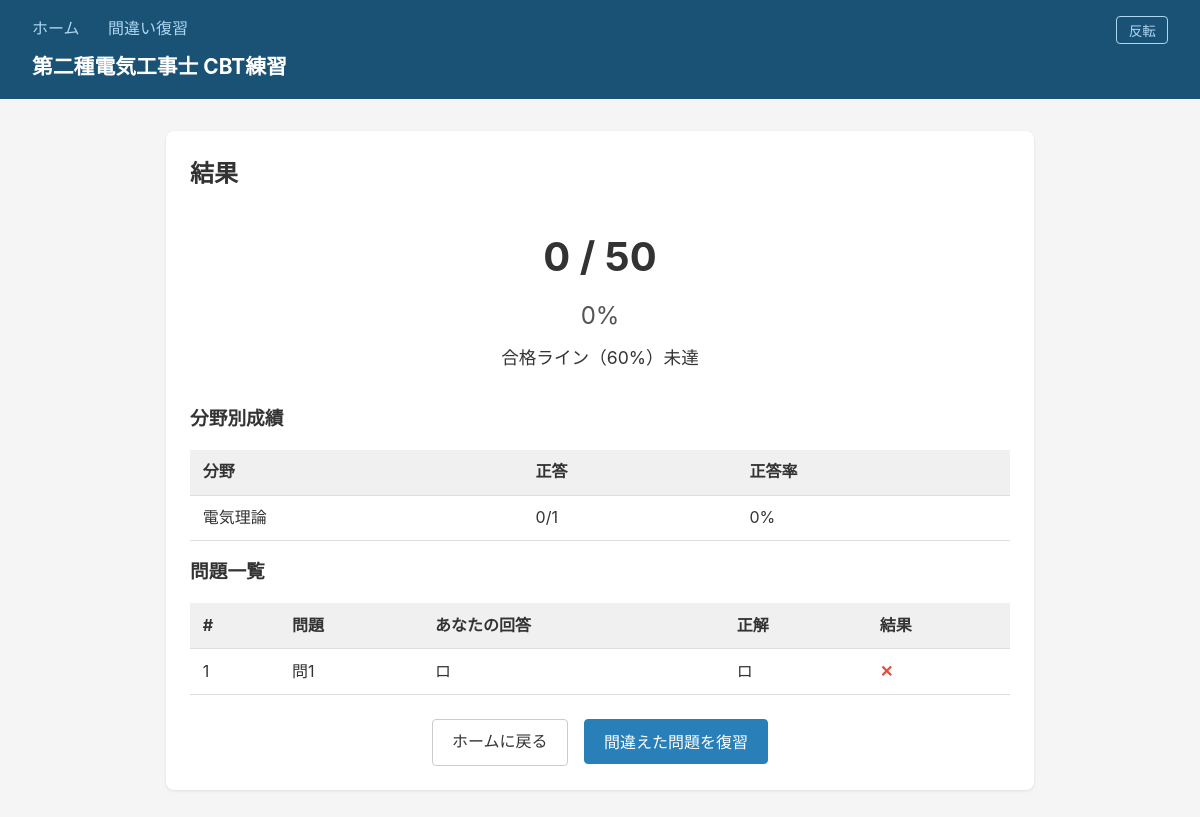
The app's page /result/7 with its own data.
### models.py (models this page shows, shortened)
class QuizSession(db.Model):
    __tablename__ = "quiz_sessions"
    id = db.Column(db.Integer, primary_key=True)
    category = db.Column(db.String(100), default="")
    total_count = db.Column(db.Integer, default=0)
    correct_count = db.Column(db.Integer, default=0)
    started_at = db.Column(db.DateTime, default=lambda: datetime.now(timezone.utc))
    finished_at = db.Column(db.DateTime, nullable=True)
    attempts = db.relationship("Attempt", backref="session", lazy=True)
    question_ids_json = db.Column(db.Text, default="[]")

class Attempt(db.Model):
    __tablename__ = "attempts"
    id = db.Column(db.Integer, primary_key=True)
    session_id = db.Column(db.Integer, db.ForeignKey("quiz_sessions.id"), nullable=False)
    question_id = db.Column(db.Integer, db.ForeignKey("questions.id"), nullable=False)
    selected = db.Column(db.Integer, nullable=True)  # ユーザーの選択 (0-3), null=未回答
    is_correct = db.Column(db.Boolean, nullable=True)
    created_at = db.Column(db.DateTime, default=lambda: datetime.now(timezone.utc))
    question = db.relationship("Question", lazy=True)

class Question(db.Model):
    __tablename__ = "questions"
    id = db.Column(db.Integer, primary_key=True)
    year = db.Column(db.String(4), nullable=False)
    half = db.Column(db.String(10), nullable=False)  # "upper" or "lower"
    number = db.Column(db.Integer, nullable=False)
    page = db.Column(db.Integer, nullable=False)
    question = db.Column(db.Text, nullable=False)
    choices_json = db.Column(db.Text, nullable=False)  # JSON array
    answer = db.Column(db.Integer, nullable=True)  # 0=イ, 1=ロ, 2=ハ, 3=ニ
    tags_json = db.Column(db.Text, default="[]")  # JSON array
    explanation = db.Column(db.Text, default="")
    section = db.Column(db.String(20), default="一般問題")  # 一般問題 or 配線図
    image = db.Column(db.String(200), default="")  # クロップ画像ファイル名
    __table_args__ = (
        db.UniqueConstraint("year", "half", "number", name="uq_question"),
    )
    @property
    def tags(self) -> list[str]:
        return json.loads(self.tags_json)

### app.py (the view)
    @app.route("/result/<int:session_id>")
    def result(session_id: int):
        session = QuizSession.query.get_or_404(session_id)
        attempts = Attempt.query.filter_by(session_id=session_id).all()
        if not session.finished_at:
            for a in attempts:
                q = a.question
                if q.answer is not None and a.selected is not None:
                    a.is_correct = (a.selected == q.answer)
                else:
                    a.is_correct = False
            session.correct_count = sum(1 for a in attempts if a.is_correct)
            session.finished_at = datetime.now(timezone.utc)
            db.session.commit()
        tag_stats: dict[str, dict] = {}
        for a in attempts:
            q = a.question
            for tag in q.tags:
                if tag not in tag_stats:
                    tag_stats[tag] = {"total": 0, "correct": 0}
                tag_stats[tag]["total"] += 1
                if a.is_correct:
                    tag_stats[tag]["correct"] += 1
        return render_template(
            "result.html",
            session=session,
            attempts=attempts,
            tag_stats=tag_stats,
        )

### templates/result.html (shortened to what this page needs)
{% extends "base.html" %}
{% block content %}
<div class="result-container">
    <h2>結果</h2>
    <div class="result-summary">
        <div class="score">
            <span class="score-num">{{ session.correct_count }}</span>
            <span class="score-sep">/</span>
            <span class="score-den">{{ session.total_count }}</span>
        </div>
        <div class="score-percent">
            {{ (session.correct_count / session.total_count * 100)|round|int if session.total_count else 0 }}%
        </div>
        <p class="pass-line">
            {% if session.total_count and (session.correct_count / session.total_count) >= 0.6 %}
                合格ライン（60%）クリア
            {% else %}
                合格ライン（60%）未達
            {% endif %}
        </p>
    </div>
    {% if tag_stats %}
    <h3>分野別成績</h3>
    <table>
        <thead>
            <tr><th>分野</th><th>正答</th><th>正答率</th></tr>
        </thead>
        <tbody>
            {% for tag, stats in tag_stats.items()|sort %}
            <tr>
                <td>{{ tag }}</td>
                <td>{{ stats.correct }}/{{ stats.total }}</td>
                <td>{{ (stats.correct / stats.total * 100)|round|int if stats.total else 0 }}%</td>
            </tr>
            {% endfor %}
        </tbody>
    </table>
    {% endif %}
    <h3>問題一覧</h3>
    <table>
        <thead>
            <tr><th>#</th><th>問題</th><th>あなたの回答</th><th>正解</th><th>結果</th></tr>
        </thead>
        <tbody>
            {% set labels = ["イ", "ロ", "ハ", "ニ"] %}
            {% for a in attempts %}
            <tr class="{{ 'correct' if a.is_correct else 'wrong' }}">
                <td>{{ loop.index }}</td>
                <td>問{{ a.question.number }}</td>
                <td>{{ labels[a.selected] if a.selected is not none else "未回答" }}</td>
                <td>{{ labels[a.question.answer] if a.question.answer is not none else "?" }}</td>
                <td>{{ "○" if a.is_correct else "✕" }}</td>
            </tr>
            {% endfor %}
        </tbody>
    </table>
    <div class="result-actions">
        <a href="{{ url_for('index') }}" class="btn">ホームに戻る</a>
        <form action="{{ url_for('quiz_start') }}" method="post" style="display:inline">
            <button type="submit" class="btn btn-primary">間違えた問題を復習</button>
        </form>
    </div>
</div>
{% endblock %}

### static/style.css (style rules this page uses)
* { box-sizing: border-box; margin: 0; padding: 0; }
body { font-family: -apple-system, BlinkMacSystemFont, "Hiragino Kaku Gothic ProN", "Segoe UI", sans-serif; background: #f5f5f5; color: #333; line-height: 1.6; }
.btn { display: inline-block; padding: 0.6rem 1.2rem; border: 1px solid #ccc; border-radius: 4px; background: white; color: #333; text-decoration: none; cursor: pointer; font-size: 1rem; }
.btn-primary { background: #2980b9; color: white; border-color: #2980b9; }
table { width: 100%; border-collapse: collapse; margin: 1rem 0; }
th, td { padding: 0.6rem 0.8rem; border-bottom: 1px solid #ddd; text-align: left; }
th { background: #f0f0f0; font-weight: bold; }
tr.wrong td:last-child { color: #e74c3c; font-weight: bold; }
.start-form, .history, .review-container, .result-container { background: white; border-radius: 8px; padding: 1.5rem; margin-bottom: 1.5rem; box-shadow: 0 1px 3px rgba(0,0,0,0.1); }
.result-summary { text-align: center; margin: 2rem 0; }
.score { font-size: 2.5rem; font-weight: bold; }
.score-percent { font-size: 1.5rem; color: #555; margin: 0.5rem 0; }
.pass-line { font-size: 1.1rem; margin-top: 0.5rem; }
.result-actions { margin-top: 1.5rem; display: flex; gap: 1rem; justify-content: center; }

### records on screen
QuizSession: correct_count "0", total_count "50", total_count+correct_count "0"
Attempt: question.number "1", selected "ロ", is_correct "✕"
Question: answer "ロ"

### other values on screen
{{ tag }} "電気理論"
{{ stats.correct }} "0"
{{ stats.total }} "1"
{{ (stats.correct / stats.total * 100)|round|int if stats.total else 0 }} "0"
